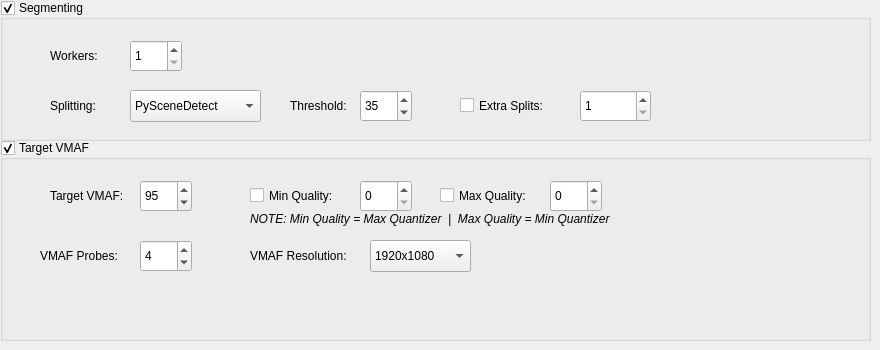
   <widget class="QWidget" name="tab">
    <attribute name="title">
     <string>Av1an Settings</string>
    </attribute>
    <widget class="QGroupBox" name="groupBox">
     <property name="geometry">
      <rect>
       <x>0</x>
       <y>0</y>
       <width>871</width>
       <height>141</height>
      </rect>
     </property>
     <property name="title">
      <string>Segmenting</string>
     </property>
     <property name="checkable">
      <bool>true</bool>
     </property>
     <widget class="QSpinBox" name="spinBoxAv1anExtraSplits">
      <property name="geometry">
       <rect>
        <x>580</x>
        <y>90</y>
        <width>71</width>
        <height>32</height>
       </rect>
      </property>
      <property name="toolTip">
       <string>&lt;html&gt;&lt;head/&gt;&lt;body&gt;&lt;pre style=&quot; margin-top:12px; margin-bottom:0px; margin-left:0px; margin-right:0px; -qt-block-indent:0; text-indent:0px;&quot;&gt;&lt;span style=&quot; font-family:'Noto Mono';&quot;&gt;Adding extra splits if frame distance beetween splits bigger than&lt;/span&gt;&lt;/pre&gt;&lt;pre style=&quot; margin-top:0px; margin-bottom:0px; margin-left:0px; margin-right:0px; -qt-block-indent:0; text-indent:0px;&quot;&gt;&lt;span style=&quot; font-family:'Noto Mono';&quot;&gt;given value. Works with/without PySceneDetect&lt;/span&gt;&lt;/pre&gt;&lt;pre style=&quot; margin-top:0px; margin-bottom:0px; margin-left:0px; margin-right:0px; -qt-block-indent:0; text-indent:0px;&quot;&gt;&lt;span style=&quot; font-family:'Noto Mono';&quot;&gt;Example: 1000 frames video with single scene,&lt;/span&gt;&lt;/pre&gt;&lt;pre style=&quot; margin-top:0px; margin-bottom:12px; margin-left:0px; margin-right:0px; -qt-block-indent:0; text-indent:0px;&quot;&gt;&lt;span style=&quot; font-family:'Noto Mono';&quot;&gt;-xs 200 will add splits at 200,400,600,800.&lt;/span&gt;&lt;/pre&gt;&lt;/body&gt;&lt;/html&gt;</string>
      </property>
      <property name="minimum">
       <number>1</number>
      </property>
      <property name="maximum">
       <number>10000</number>
      </property>
     </widget>
     <widget class="QLabel" name="label_14">
      <property name="geometry">
       <rect>
        <x>50</x>
        <y>40</y>
        <width>58</width>
        <height>31</height>
       </rect>
      </property>
      <property name="text">
       <string>Workers:</string>
      </property>
     </widget>
     <widget class="QSpinBox" name="spinBoxAv1anWorkers">
      <property name="geometry">
       <rect>
        <x>130</x>
        <y>40</y>
        <width>52</width>
        <height>32</height>
       </rect>
      </property>
      <property name="minimum">
       <number>1</number>
      </property>
      <property name="maximum">
       <number>256</number>
      </property>
     </widget>
     <widget class="QLabel" name="labelSplitting">
      <property name="geometry">
       <rect>
        <x>50</x>
        <y>90</y>
        <width>58</width>
        <height>31</height>
       </rect>
      </property>
      <property name="text">
       <string>Splitting:</string>
      </property>
     </widget>
     <widget class="QLabel" name="labelPySceneThreshold">
      <property name="geometry">
       <rect>
        <x>290</x>
        <y>90</y>
        <width>71</width>
        <height>31</height>
       </rect>
      </property>
      <property name="text">
       <string>Threshold:</string>
      </property>
     </widget>
     <widget class="QCheckBox" name="checkBox">
      <property name="geometry">
       <rect>
        <x>460</x>
        <y>90</y>
        <width>111</width>
        <height>31</height>
       </rect>
      </property>
      <property name="text">
       <string>Extra Splits:</string>
      </property>
     </widget>
     <widget class="QSpinBox" name="spinBoxPySceneThreshold">
      <property name="geometry">
       <rect>
        <x>360</x>
        <y>90</y>
        <width>52</width>
        <height>32</height>
       </rect>
      </property>
      <property name="toolTip">
       <string>PySceneDetect threshold for scene detection Default: 35</string>
      </property>
      <property name="minimum">
       <number>1</number>
      </property>
      <property name="maximum">
       <number>100</number>
      </property>
      <property name="value">
       <number>35</number>
      </property>
     </widget>
     <widget class="QComboBox" name="comboBoxAv1anSplitting">
      <property name="geometry">
       <rect>
        <x>130</x>
        <y>90</y>
        <width>131</width>
        <height>32</height>
       </rect>
      </property>
      <property name="toolTip">
       <string>&lt;html&gt;&lt;head/&gt;&lt;body&gt;&lt;p&gt;Method used for generating splits. (Default: PySceneDetect)&lt;/p&gt;&lt;p&gt;Options:  &lt;/p&gt;&lt;p&gt;PyScenedetect, content based scenedetection with threshold.&lt;/p&gt;&lt;p&gt;aom_keyframes, using stat file of 1 pass of aomenc encode&lt;/p&gt;&lt;p&gt;to get exact place where encoder will place new keyframes.&lt;/p&gt;&lt;p&gt; (Keep in mind that speed also depends on set aomenc parameters)&lt;/p&gt;&lt;/body&gt;&lt;/html&gt;</string>
      </property>
      <item>
       <property name="text">
        <string>PySceneDetect</string>
       </property>
      </item>
      <item>
       <property name="text">
        <string>aom_keyframes</string>
       </property>
      </item>
     </widget>
    </widget>
    <widget class="QGroupBox" name="groupBox_2">
     <property name="geometry">
      <rect>
       <x>0</x>
       <y>140</y>
       <width>871</width>
       <height>201</height>
      </rect>
     </property>
     <property name="title">
      <string>Target VMAF</string>
     </property>
     <property name="checkable">
      <bool>true</bool>
     </property>
     <property name="checked">
      <bool>true</bool>
     </property>
     <widget class="QLabel" name="label_15">
      <property name="geometry">
       <rect>
        <x>50</x>
        <y>40</y>
        <width>91</width>
        <height>31</height>
       </rect>
      </property>
      <property name="text">
       <string>Target VMAF:</string>
      </property>
     </widget>
     <widget class="QSpinBox" name="spinBoxTargetVMAF">
      <property name="geometry">
       <rect>
        <x>140</x>
        <y>40</y>
        <width>52</width>
        <height>32</height>
       </rect>
      </property>
      <property name="toolTip">
       <string>&lt;html&gt;&lt;head/&gt;&lt;body&gt;&lt;pre style=&quot; margin-top:12px; margin-bottom:0px; margin-left:0px; margin-right:0px; -qt-block-indent:0; text-indent:0px;&quot;&gt;&lt;span style=&quot; font-family:'Noto Mono';&quot;&gt;Vmaf value to target. Supported for all encoders(Exception:VVC).&lt;/span&gt;&lt;/pre&gt;&lt;pre style=&quot; margin-top:0px; margin-bottom:0px; margin-left:0px; margin-right:0px; -qt-block-indent:0; text-indent:0px;&quot;&gt;&lt;span style=&quot; font-family:'Noto Mono';&quot;&gt;Works best in range 85-97.&lt;/span&gt;&lt;/pre&gt;&lt;pre style=&quot; margin-top:0px; margin-bottom:12px; margin-left:0px; margin-right:0px; -qt-block-indent:0; text-indent:0px;&quot;&gt;&lt;span style=&quot; font-family:'Noto Mono';&quot;&gt;When using this mode specify full encoding options.&lt;/span&gt;&lt;/pre&gt;&lt;/body&gt;&lt;/html&gt;</string>
      </property>
      <property name="minimum">
       <number>50</number>
      </property>
      <property name="maximum">
       <number>100</number>
      </property>
      <property name="value">
       <number>95</number>
      </property>
     </widget>
     <widget class="QCheckBox" name="checkBoxMinQualityVMAF">
      <property name="geometry">
       <rect>
        <x>250</x>
        <y>40</y>
        <width>101</width>
        <height>31</height>
       </rect>
      </property>
      <property name="text">
       <string>Min Quality:</string>
      </property>
     </widget>
     <widget class="QSpinBox" name="spinBoxMaxQVMAF">
      <property name="geometry">
       <rect>
        <x>360</x>
        <y>40</y>
        <width>52</width>
        <height>32</height>
       </rect>
      </property>
      <property name="toolTip">
       <string>&lt;html&gt;&lt;head/&gt;&lt;body&gt;&lt;p&gt;Minimum Quality (max quantizer) value limit for Target VMAF&lt;/p&gt;&lt;/body&gt;&lt;/html&gt;</string>
      </property>
     </widget>
     <widget class="QCheckBox" name="checkBoxMaxQualityVMAF">
      <property name="geometry">
       <rect>
        <x>440</x>
        <y>40</y>
        <width>101</width>
        <height>31</height>
       </rect>
      </property>
      <property name="text">
       <string>Max Quality:</string>
      </property>
     </widget>
     <widget class="QLabel" name="label_10">
      <property name="geometry">
       <rect>
        <x>250</x>
        <y>70</y>
        <width>461</width>
        <height>18</height>
       </rect>
      </property>
      <property name="font">
       <font>
        <italic>true</italic>
       </font>
      </property>
      <property name="text">
       <string>NOTE: Min Quality = Max Quantizer  |  Max Quality = Min Quantizer</string>
      </property>
     </widget>
     <widget class="QSpinBox" name="spinBoxMinQVMAF">
      <property name="geometry">
       <rect>
        <x>550</x>
        <y>40</y>
        <width>52</width>
        <height>32</height>
       </rect>
      </property>
      <property name="toolTip">
       <string>&lt;html&gt;&lt;head/&gt;&lt;body&gt;&lt;p&gt;Maximum Quality (min quantizer) value limit for Target VMAF&lt;/p&gt;&lt;/body&gt;&lt;/html&gt;</string>
      </property>
     </widget>
     <widget class="QLabel" name="label_16">
      <property name="geometry">
       <rect>
        <x>40</x>
        <y>100</y>
        <width>91</width>
        <height>31</height>
       </rect>
      </property>
      <property name="text">
       <string>VMAF Probes:</string>
      </property>
     </widget>
     <widget class="QSpinBox" name="spinBoxVMAFProbes">
      <property name="geometry">
       <rect>
        <x>140</x>
        <y>100</y>
        <width>52</width>
        <height>32</height>
       </rect>
      </property>
      <property name="toolTip">
       <string>&lt;html&gt;&lt;head/&gt;&lt;body&gt;&lt;p&gt;Number of probes for interpolation.&lt;/p&gt;&lt;p&gt;1 and 2 probes have special cases to try to work with few data points.&lt;/p&gt;&lt;p&gt;Optimal is 4-6 probes. Default: 4&lt;/p&gt;&lt;/body&gt;&lt;/html&gt;</string>
      </property>
      <property name="minimum">
       <number>1</number>
      </property>
      <property name="maximum">
       <number>10</number>
      </property>
      <property name="value">
       <number>4</number>
      </property>
     </widget>
     <widget class="QLabel" name="label_17">
      <property name="geometry">
       <rect>
        <x>250</x>
        <y>100</y>
        <width>111</width>
        <height>31</height>
       </rect>
      </property>
      <property name="text">
       <string>VMAF Resolution:</string>
      </property>
     </widget>
     <widget class="QComboBox" name="comboBoxVMAFResolution">
      <property name="geometry">
       <rect>
        <x>370</x>
        <y>100</y>
        <width>101</width>
        <height>32</height>
       </rect>
      </property>
      <item>
       <property name="text">
        <string>1920x1080</string>
       </property>
      </item>
      <item>
       <property name="text">
        <string>3840x2160</string>
       </property>
      </item>
     </widget>
    </widget>
   </widget>
